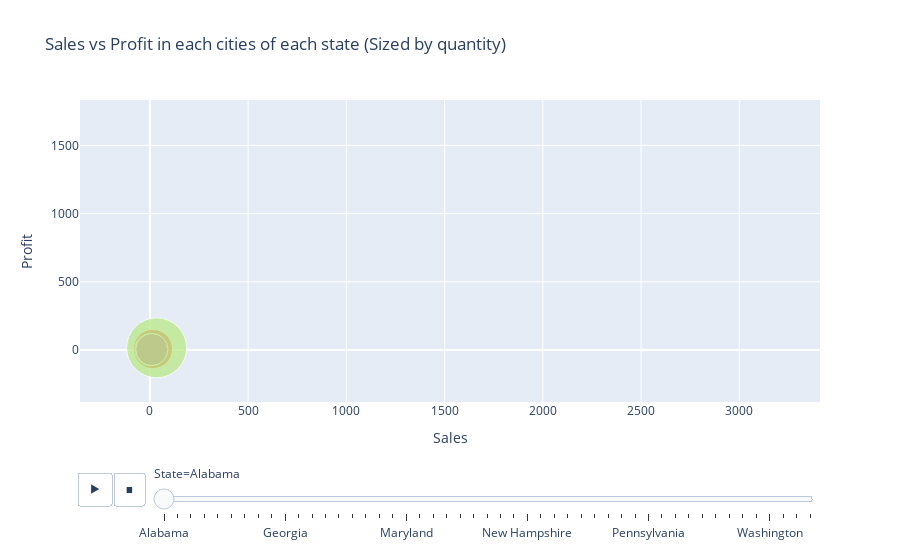

Notebook source saved alongside this figure:
### Code cell
fig=px.scatter(sd1,x='Sales',y='Profit',color='City',size='Quantity',size_max=60,
           animation_frame='State',animation_group='City',
           title='Sales vs Profit in each cities of each state (Sized by quantity)')
fig.update(layout_showlegend=False)
fig.show()

### Figure 1 — Plotly figure (JSON) as saved in the notebook; plotly's stock layout.template omitted (floating-point values rounded to 4 significant figures)
{"data": [{"hovertemplate": "City=Auburn<br>State=Alabama<br>Sales=%{x}<br>Profit=%{y}<br>Quantity=%{marker.size}<extra></extra>", "ids": ["Auburn", "Auburn", "Auburn", "Auburn", "Auburn", "Auburn"], "legendgroup": "Auburn", "marker": {"color": "#636efa", "size": [2, 2, 2, 1, 5, 4], "sizemode": "area", "sizeref": 0.003889, "symbol": "circle"}, "mode": "markers", "name": "Auburn", "orientation": "v", "showlegend": true, "type": "scatter", "x": [3.76, 7.38, 13.08, 351.0, 491.6, 900.1], "xaxis": "x", "y": [1.09, 3.395, 6.017, 84.24, 240.9, 117.0], "yaxis": "y"}, {"hovertemplate": "City=Decatur<br>State=Alabama<br>Sales=%{x}<br>Profit=%{y}<br>Quantity=%{marker.size}<extra></extra>", "ids": ["Decatur", "Decatur", "Decatur", "Decatur", "Decatur", "Decatur", "Decatur", "Decatur", "Decatur", "Decatur", "Decatur", "Decatur", "Decatur"], "legendgroup": "Decatur", "marker": {"color": "#EF553B", "size": [3, 3, 3, 4, 6, 5, 1, 2, 1, 8, 5, 3, 8], "sizemode": "area", "sizeref": 0.003889, "symbol": "circle"}, "mode": "markers", "name": "Decatur", "orientation": "v", "showlegend": true, "type": "scatter", "x": [14.94, 16.74, 19.14, 23.92, 24.78, 32.4, 44.95, 136.0, 208.2, 239.9, 498, 900.0, 1216.0], "xaxis": "x", "y": [6.872, 8.035, 8.804, 11.72, 6.938, 15.55, 12.59, 33.99, 56.2, 23.99, 184.3, 315.0, 316.1], "yaxis": "y"}, {"hovertemplate": "City=Florence<br>State=Alabama<br>Sales=%{x}<br>Profit=%{y}<br>Quantity=%{marker.size}<extra></extra>", "ids": ["Florence", "Florence", "Florence", "Florence", "Florence"], "legendgroup": "Florence", "marker": {"color": "#00cc96", "size": [1, 1, 2, 6, 14], "sizemode": "area", "sizeref": 0.003889, "symbol": "circle"}, "mode": "markers", "name": "Florence", "orientation": "v", "showlegend": true, "type": "scatter", "x": [4.98, 7.27, 12.48, 152.8, 1820.0], "xaxis": "x", "y": [2.44, 1.963, 5.616, 74.85, 163.8], "yaxis": "y"}, {"hovertemplate": "City=Hoover<br>State=Alabama<br>Sales=%{x}<br>Profit=%{y}<br>Quantity=%{marker.size}<extra></extra>", "ids": ["Hoover", "Hoover", "Hoover", "Hoover"], "legendgroup": "Hoover", "marker": {"color": "#ab63fa", "size": [2, 7, 2, 4], "sizemode": "area", "sizeref": 0.003889, "symbol": "circle"}, "mode": "markers", "name": "Hoover", "orientation": "v", "showlegend": true, "type": "scatter", "x": [7.16, 15.47, 25.98, 477.2], "xaxis": "x", "y": [3.437, 4.177, 1.559, 9.545], "yaxis": "y"}, {"hovertemplate": "City=Huntsville<br>State=Alabama<br>Sales=%{x}<br>Profit=%{y}<br>Quantity=%{marker.size}<extra></extra>", "ids": ["Huntsville", "Huntsville", "Huntsville", "Huntsville", "Huntsville", "Huntsville", "Huntsville", "Huntsville", "Huntsville", "Huntsville"], "legendgroup": "Huntsville", "marker": {"color": "#FFA15A", "size": [2, 4, 4, 2, 7, 2, 2, 7, 6, 4], "sizemode": "area", "sizeref": 0.003889, "symbol": "circle"}, "mode": "markers", "name": "Huntsville", "orientation": "v", "showlegend": true, "type": "scatter", "x": [3.62, 19.56, 26.16, 29, 73.36, 90.48, 96.08, 197.1, 629.1, 1320.0], "xaxis": "x", "y": [1.195, 5.477, 12.82, 7.25, 19.81, 23.52, 46.12, 59.12, 302.0, 528.0], "yaxis": "y"}, {"hovertemplate": "City=Mobile<br>State=Alabama<br>Sales=%{x}<br>Profit=%{y}<br>Quantity=%{marker.size}<extra></extra>", "ids": ["Mobile", "Mobile", "Mobile", "Mobile", "Mobile", "Mobile", "Mobile", "Mobile", "Mobile", "Mobile", "Mobile"], "legendgroup": "Mobile", "marker": {"color": "#19d3f3", "size": [2, 9, 5, 3, 3, 7, 3, 3, 2, 7, 8], "sizemode": "area", "sizeref": 0.003889, "symbol": "circle"}, "mode": "markers", "name": "Mobile", "orientation": "v", "showlegend": true, "type": "scatter", "x": [8.96, 25.92, 33.75, 59.97, 62.94, 70.98, 91.68, 210.0, 802.0, 1057.0, 3040], "xaxis": "x", "y": [2.778, 7.776, 16.88, 0, 30.21, 34.78, 45.84, 71.39, 200.5, 306.5, 1459.0], "yaxis": "y"}, {"hovertemplate": "City=Montgomery<br>State=Alabama<br>Sales=%{x}<br>Profit=%{y}<br>Quantity=%{marker.size}<extra></extra>", "ids": ["Montgomery", "Montgomery", "Montgomery", "Montgomery", "Montgomery", "Montgomery", "Montgomery", "Montgomery", "Montgomery", "Montgomery"], "legendgroup": "Montgomery", "marker": {"color": "#FF6692", "size": [2, 3, 8, 5, 9, 3, 2, 6, 5, 5], "sizemode": "area", "sizeref": 0.003889, "symbol": "circle"}, "mode": "markers", "name": "Montgomery", "orientation": "v", "showlegend": true, "type": "scatter", "x": [10.16, 14.67, 21.36, 22.75, 98.46, 276.0, 358.6, 545.9, 980.0, 1395.0], "xaxis": "x", "y": [3.454, 3.961, 8.117, 11.38, 49.23, 11.04, 39.44, 70.96, 274.4, 362.7], "yaxis": "y"}, {"hovertemplate": "City=Tuscaloosa<br>State=Alabama<br>Sales=%{x}<br>Profit=%{y}<br>Quantity=%{marker.size}<extra></extra>", "ids": ["Tuscaloosa", "Tuscaloosa"], "legendgroup": "Tuscaloosa", "marker": {"color": "#B6E880", "size": [7, 2], "sizemode": "area", "sizeref": 0.003889, "symbol": "circle"}, "mode": "markers", "name": "Tuscaloosa", "orientation": "v", "showlegend": true, "type": "scatter", "x": [33.74, 142.0], "xaxis": "x", "y": [15.52, 35.49], "yaxis": "y"}], "layout": {"legend": {"itemsizing": "constant", "title": {"text": "City"}, "tracegroupgap": 0}, "showlegend": false, "sliders": [{"active": 0, "currentvalue": {"prefix": "State="}, "len": 0.9, "pad": {"b": 10, "t": 60}, "steps": [{"args": [["Alabama"], {"frame": {"duration": 0, "redraw": false}, "fromcurrent": true, "mode": "immediate", "transition": {"duration": 0, "easing": "linear"}}], "label": "Alabama", "method": "animate"}, {"args": [["Arizona"], {"frame": {"duration": 0, "redraw": false}, "fromcurrent": true, "mode": "immediate", "transition": {"duration": 0, "easing": "linear"}}], "label": "Arizona", "method": "animate"}, {"args": [["Arkansas"], {"frame": {"duration": 0, "redraw": false}, "fromcurrent": true, "mode": "immediate", "transition": {"duration": 0, "easing": "linear"}}], "label": "Arkansas", "method": "animate"}, {"args": [["California"], {"frame": {"duration": 0, "redraw": false}, "fromcurrent": true, "mode": "immediate", "transition": {"duration": 0, "easing": "linear"}}], "label": "California", "method": "animate"}, {"args": [["Colorado"], {"frame": {"duration": 0, "redraw": false}, "fromcurrent": true, "mode": "immediate", "transition": {"duration": 0, "easing": "linear"}}], "label": "Colorado", "method": "animate"}, {"args": [["Connecticut"], {"frame": {"duration": 0, "redraw": false}, "fromcurrent": true, "mode": "immediate", "transition": {"duration": 0, "easing": "linear"}}], "label": "Connecticut", "method": "animate"}, {"args": [["Delaware"], {"frame": {"duration": 0, "redraw": false}, "fromcurrent": true, "mode": "immediate", "transition": {"duration": 0, "easing": "linear"}}], "label": "Delaware", "method": "animate"}, {"args": [["District of Columbia"], {"frame": {"duration": 0, "redraw": false}, "fromcurrent": true, "mode": "immediate", "transition": {"duration": 0, "easing": "linear"}}], "label": "District of Columbia", "method": "animate"}, {"args": [["Florida"], {"frame": {"duration": 0, "redraw": false}, "fromcurrent": true, "mode": "immediate", "transition": {"duration": 0, "easing": "linear"}}], "label": "Florida", "method": "animate"}, {"args": [["Georgia"], {"frame": {"duration": 0, "redraw": false}, "fromcurrent": true, "mode": "immediate", "transition": {"duration": 0, "easing": "linear"}}], "label": "Georgia", "method": "animate"}, {"args": [["Idaho"], {"frame": {"duration": 0, "redraw": false}, "fromcurrent": true, "mode": "immediate", "transition": {"duration": 0, "easing": "linear"}}], "label": "Idaho", "method": "animate"}, {"args": [["Illinois"], {"frame": {"duration": 0, "redraw": false}, "fromcurrent": true, "mode": "immediate", "transition": {"duration": 0, "easing": "linear"}}], "label": "Illinois", "method": "animate"}, {"args": [["Indiana"], {"frame": {"duration": 0, "redraw": false}, "fromcurrent": true, "mode": "immediate", "transition": {"duration": 0, "easing": "linear"}}], "label": "Indiana", "method": "animate"}, {"args": [["Iowa"], {"frame": {"duration": 0, "redraw": false}, "fromcurrent": true, "mode": "immediate", "transition": {"duration": 0, "easing": "linear"}}], "label": "Iowa", "method": "animate"}, {"args": [["Kansas"], {"frame": {"duration": 0, "redraw": false}, "fromcurrent": true, "mode": "immediate", "transition": {"duration": 0, "easing": "linear"}}], "label": "Kansas", "method": "animate"}, {"args": [["Kentucky"], {"frame": {"duration": 0, "redraw": false}, "fromcurrent": true, "mode": "immediate", "transition": {"duration": 0, "easing": "linear"}}], "label": "Kentucky", "method": "animate"}, {"args": [["Louisiana"], {"frame": {"duration": 0, "redraw": false}, "fromcurrent": true, "mode": "immediate", "transition": {"duration": 0, "easing": "linear"}}], "label": "Louisiana", "method": "animate"}, {"args": [["Maine"], {"frame": {"duration": 0, "redraw": false}, "fromcurrent": true, "mode": "immediate", "transition": {"duration": 0, "easing": "linear"}}], "label": "Maine", "method": "animate"}, {"args": [["Maryland"], {"frame": {"duration": 0, "redraw": false}, "fromcurrent": true, "mode": "immediate", "transition": {"duration": 0, "easing": "linear"}}], "label": "Maryland", "method": "animate"}, {"args": [["Massachusetts"], {"frame": {"duration": 0, "redraw": false}, "fromcurrent": true, "mode": "immediate", "transition": {"duration": 0, "easing": "linear"}}], "label": "Massachusetts", "method": "animate"}, {"args": [["Michigan"], {"frame": {"duration": 0, "redraw": false}, "fromcurrent": true, "mode": "immediate", "transition": {"duration": 0, "easing": "linear"}}], "label": "Michigan", "method": "animate"}, {"args": [["Minnesota"], {"frame": {"duration": 0, "redraw": false}, "fromcurrent": true, "mode": "immediate", "transition": {"duration": 0, "easing": "linear"}}], "label": "Minnesota", "method": "animate"}, {"args": [["Mississippi"], {"frame": {"duration": 0, "redraw": false}, "fromcurrent": true, "mode": "immediate", "transition": {"duration": 0, "easing": "linear"}}], "label": "Mississippi", "method": "animate"}, {"args": [["Missouri"], {"frame": {"duration": 0, "redraw": false}, "fromcurrent": true, "mode": "immediate", "transition": {"duration": 0, "easing": "linear"}}], "label": "Missouri", "method": "animate"}, {"args": [["Montana"], {"frame": {"duration": 0, "redraw": false}, "fromcurrent": true, "mode": "immediate", "transition": {"duration": 0, "easing": "linear"}}], "label": "Montana", "method": "animate"}, {"args": [["Nebraska"], {"frame": {"duration": 0, "redraw": false}, "fromcurrent": true, "mode": "immediate", "transition": {"duration": 0, "easing": "linear"}}], "label": "Nebraska", "method": "animate"}, {"args": [["Nevada"], {"frame": {"duration": 0, "redraw": false}, "fromcurrent": true, "mode": "immediate", "transition": {"duration": 0, "easing": "linear"}}], "label": "Nevada", "method": "animate"}, {"args": [["New Hampshire"], {"frame": {"duration": 0, "redraw": false}, "fromcurrent": true, "mode": "immediate", "transition": {"duration": 0, "easing": "linear"}}], "label": "New Hampshire", "method": "animate"}, {"args": [["New Jersey"], {"frame": {"duration": 0, "redraw": false}, "fromcurrent": true, "mode": "immediate", "transition": {"duration": 0, "easing": "linear"}}], "label": "New Jersey", "method": "animate"}, {"args": [["New Mexico"], {"frame": {"duration": 0, "redraw": false}, "fromcurrent": true, "mode": "immediate", "transition": {"duration": 0, "easing": "linear"}}], "label": "New Mexico", "method": "animate"}, {"args": [["New York"], {"frame": {"duration": 0, "redraw": false}, "fromcurrent": true, "mode": "immediate", "transition": {"duration": 0, "easing": "linear"}}], "label": "New York", "method": "animate"}, {"args": [["North Carolina"], {"frame": {"duration": 0, "redraw": false}, "fromcurrent": true, "mode": "immediate", "transition": {"duration": 0, "easing": "linear"}}], "label": "North Carolina", "method": "animate"}, {"args": [["North Dakota"], {"frame": {"duration": 0, "redraw": false}, "fromcurrent": true, "mode": "immediate", "transition": {"duration": 0, "easing": "linear"}}], "label": "North Dakota", "method": "animate"}, {"args": [["Ohio"], {"frame": {"duration": 0, "redraw": false}, "fromcurrent": true, "mode": "immediate", "transition": {"duration": 0, "easing": "linear"}}], "label": "Ohio", "method": "animate"}, {"args": [["Oklahoma"], {"frame": {"duration": 0, "redraw": false}, "fromcurrent": true, "mode": "immediate", "transition": {"duration": 0, "easing": "linear"}}], "label": "Oklahoma", "method": "animate"}, {"args": [["Oregon"], {"frame": {"duration": 0, "redraw": false}, "fromcurrent": true, "mode": "immediate", "transition": {"duration": 0, "easing": "linear"}}], "label": "Oregon", "method": "animate"}, {"args": [["Pennsylvania"], {"frame": {"duration": 0, "redraw": false}, "fromcurrent": true, "mode": "immediate", "transition": {"duration": 0, "easing": "linear"}}], "label": "Pennsylvania", "method": "animate"}, {"args": [["Rhode Island"], {"frame": {"duration": 0, "redraw": false}, "fromcurrent": true, "mode": "immediate", "transition": {"duration": 0, "easing": "linear"}}], "label": "Rhode Island", "method": "animate"}, {"args": [["South Carolina"], {"frame": {"duration": 0, "redraw": false}, "fromcurrent": true, "mode": "immediate", "transition": {"duration": 0, "easing": "linear"}}], "label": "South Carolina", "method": "animate"}, {"args": [["South Dakota"], {"frame": {"duration": 0, "redraw": false}, "fromcurrent": true, "mode": "immediate", "transition": {"duration": 0, "easing": "linear"}}], "label": "South Dakota", "method": "animate"}, {"args": [["Tennessee"], {"frame": {"duration": 0, "redraw": false}, "fromcurrent": true, "mode": "immediate", "transition": {"duration": 0, "easing": "linear"}}], "label": "Tennessee", "method": "animate"}, {"args": [["Texas"], {"frame": {"duration": 0, "redraw": false}, "fromcurrent": true, "mode": "immediate", "transition": {"duration": 0, "easing": "linear"}}], "label": "Texas", "method": "animate"}, {"args": [["Utah"], {"frame": {"duration": 0, "redraw": false}, "fromcurrent": true, "mode": "immediate", "transition": {"duration": 0, "easing": "linear"}}], "label": "Utah", "method": "animate"}, {"args": [["Vermont"], {"frame": {"duration": 0, "redraw": false}, "fromcurrent": true, "mode": "immediate", "transition": {"duration": 0, "easing": "linear"}}], "label": "Vermont", "method": "animate"}, {"args": [["Virginia"], {"frame": {"duration": 0, "redraw": false}, "fromcurrent": true, "mode": "immediate", "transition": {"duration": 0, "easing": "linear"}}], "label": "Virginia", "method": "animate"}, {"args": [["Washington"], {"frame": {"duration": 0, "redraw": false}, "fromcurrent": true, "mode": "immediate", "transition": {"duration": 0, "easing": "linear"}}], "label": "Washington", "method": "animate"}, {"args": [["West Virginia"], {"frame": {"duration": 0, "redraw": false}, "fromcurrent": true, "mode": "immediate", "transition": {"duration": 0, "easing": "linear"}}], "label": "West Virginia", "method": "animate"}, {"args": [["Wisconsin"], {"frame": {"duration": 0, "redraw": false}, "fromcurrent": true, "mode": "immediate", "transition": {"duration": 0, "easing": "linear"}}], "label": "Wisconsin", "method": "animate"}, {"args": [["Wyoming"], {"frame": {"duration": 0, "redraw": false}, "fromcurrent": true, "mode": "immediate", "transition": {"duration": 0, "easing": "linear"}}], "label": "Wyoming", "method": "animate"}], "x": 0.1, "xanchor": "left", "y": 0, "yanchor": "top"}], "title": {"text": "Sales vs Profit in each cities of each state (Sized by quantity)"}, "updatemenus": [{"buttons": [{"args": [null, {"frame": {"duration": 500, "redraw": false}, "fromcurrent": true, "mode": "immediate", "transition": {"duration": 500, "easing": "linear"}}], "label": "&#9654;", "method": "animate"}, {"args": [[null], {"frame": {"duration": 0, "redraw": false}, "fromcurrent": true, "mode": "immediate", "transition": {"duration": 0, "easing": "linear"}}], "label": "&#9724;", "method": "animate"}], "direction": "left", "pad": {"r": 10, "t": 70}, "showactive": false, "type": "buttons", "x": 0.1, "xanchor": "right", "y": 0, "yanchor": "top"}], "xaxis": {"anchor": "y", "domain": [0, 1], "title": {"text": "Sales"}}, "yaxis": {"anchor": "x", "domain": [0, 1], "title": {"text": "Profit"}}}}
